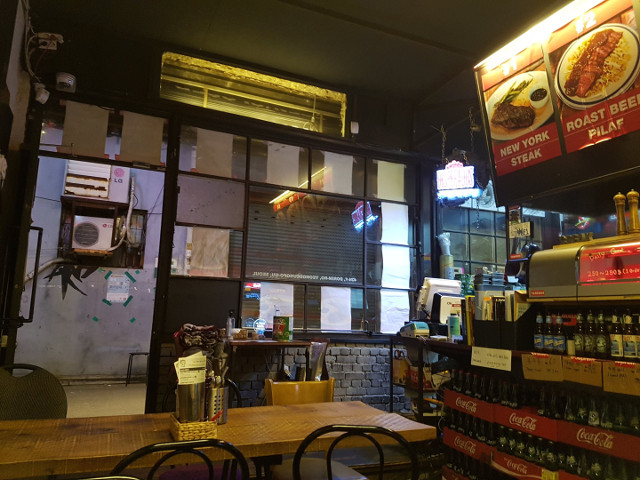
#> input picture img/restaurant1.jpg, 640 x 480 px, found by its file name
$ python workshop_panorama.py
#> lines starting #> are read from the running program, lines starting #| are printed output that depends on the picture
"""
opencv

출처

제목: 파이썬으로 만드는 OpenCV 프로젝트
저자: 이세우
출판: 프로그래밍인사이트
"""
"""
요약

[예제 8-31] 파노라마 사진 생성기
"""
import cv2
import numpy as np

imgL = cv2.imread(filename="../img/restaurant1.jpg")
#> imgL is the input picture: shape (480, 640, 3); mean B, G, R 48.7, 66.2, 80.3
imgR = cv2.imread(filename="../img/restaurant2.jpg")
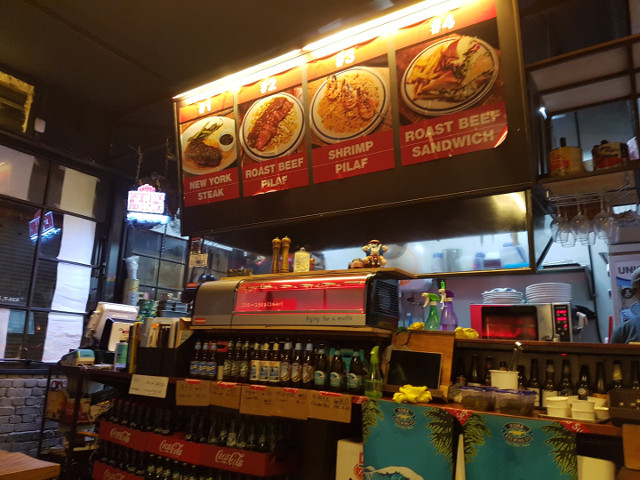
#> input picture img/restaurant2.jpg, 640 x 480 px, found by its file name
#> imgR is the input picture: shape (480, 640, 3); mean B, G, R 49.6, 67.1, 89.5
hl, wl = imgL.shape[:2]
#> hl = 480; wl = 640
hr, wr = imgR.shape[:2]
#> hr = 480; wr = 640

grayL = cv2.cvtColor(src=imgL, code=cv2.COLOR_BGR2GRAY)
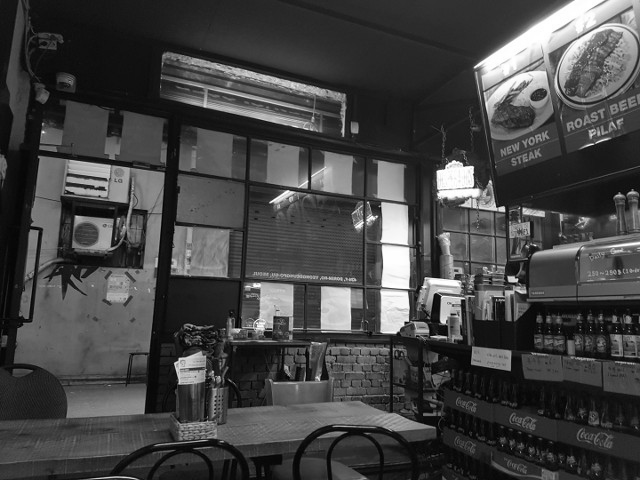
#> grayL: shape (480, 640); min 0, max 255, mean 68.4
grayR = cv2.cvtColor(src=imgR, code=cv2.COLOR_BGR2GRAY)
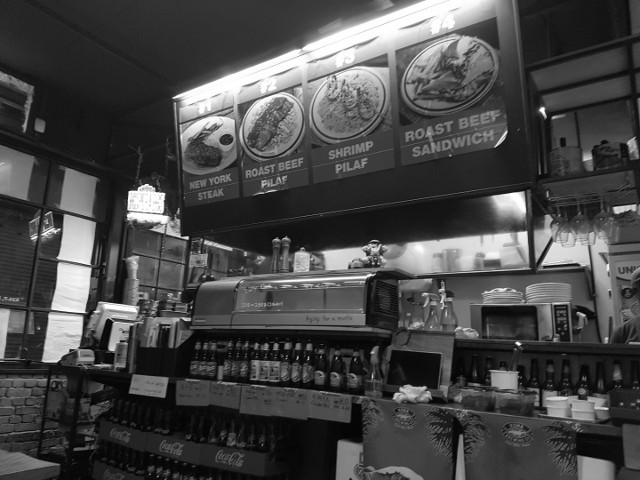
#> grayR: shape (480, 640); min 0, max 255, mean 71.8

descriptor = cv2.xfeatures2d.SIFT_create()
(kpsL, featuresL) = descriptor.detectAndCompute(grayL, None)
#> kpsL = 1866 keypoints; strongest (x, y, size): (455, 180, 25.3), (502, 209, 3.9), (512, 279, 4.8), (490, 181, 2)
(kpsR, featuresR) = descriptor.detectAndCompute(grayR, None)
#> kpsR = 2087 keypoints; strongest (x, y, size): (146, 204, 25), (542, 110, 4.1), (518, 343, 2.9), (513, 203, 17.8)

matcher = cv2.DescriptorMatcher_create("BruteForce")
matches = matcher.knnMatch(featuresR, featuresL, 2)
#> matches = 2087 matches

good_matches = []
for m in matches:
    if len(m) == 2 and m[0].distance < m[1].distance * 0.75:
        good_matches.append((m[0].trainIdx, m[0].queryIdx))
#> after the loop, good_matches = 289 pairs, first value 222 to 1854, second value 8 to 1983

if len(good_matches) > 4:
    ptsL = np.float32([kpsL[i].pt for (i, _) in good_matches])
#> ptsL = 289 pairs, first value 117.8 to 633.5, second value 7.61 to 468.6
    ptsR = np.float32([kpsR[i].pt for (_, i) in good_matches])
#> ptsR = 289 pairs, first value 9.01 to 598.5, second value 58.47 to 475.7
    mtrx, status = cv2.findHomography(ptsR, ptsL, cv2.RANSAC, 4.0)
#> mtrx = [[0.467, 0.141, 298.6], [-0.314, 0.854, 27.14], [-0.000948, 1.52e-05, 1]]; status = 289 values, max 1 at index 1, min 0 at index 0, mean 0.734

    panorama = cv2.warpPerspective(src=imgR, M=mtrx, dsize=(wr+wl, hr))
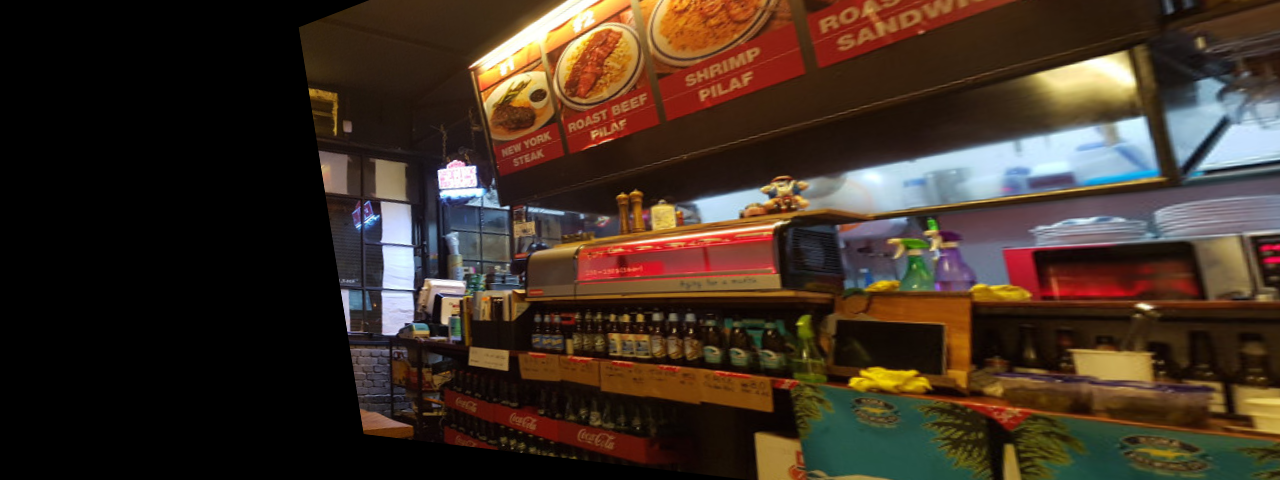
#> panorama: shape (480, 1280, 3); mean B, G, R 36.2, 48.2, 63.9
    panorama[0:hl, 0:wl] = imgL
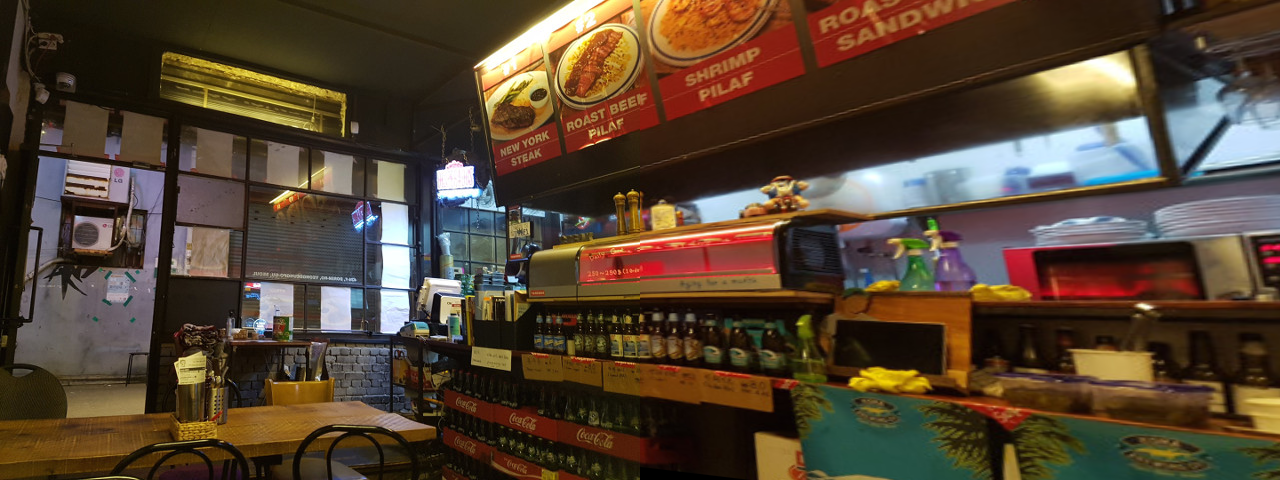
#> panorama: shape (480, 1280, 3); mean B, G, R 49.7, 67.1, 84.3
else:
    panorama = imgL

cv2.imshow(winname="imgL", mat=imgL)
cv2.imshow(winname="imgR", mat=imgR)
cv2.imshow(winname="panorama", mat=panorama)
cv2.waitKey()
cv2.destroyAllWindows()
